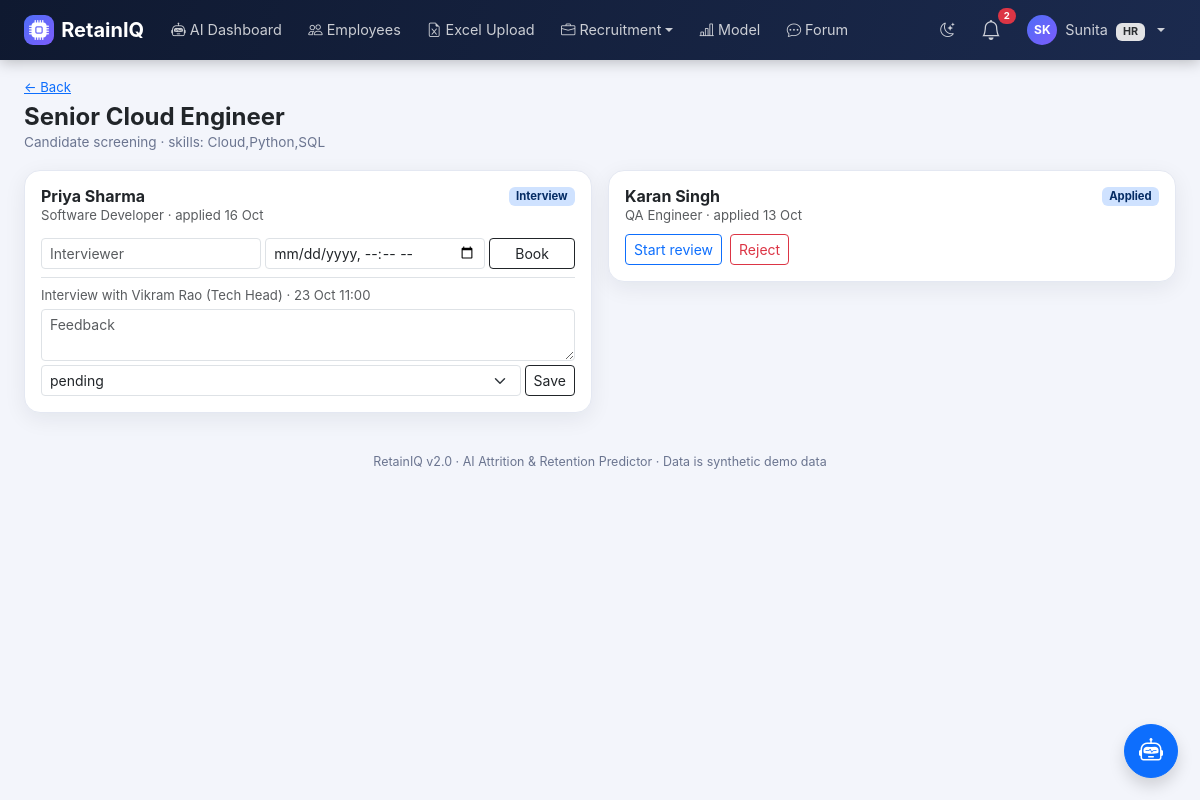
The page /recruitment/opportunities/1/candidates (signed in) on the database its author committed.
### models.py (models this page shows, shortened)
class User(db.Model, UserMixin):
    id = db.Column(db.Integer, primary_key=True)
    name = db.Column(db.String(120), nullable=False)
    email = db.Column(db.String(120), unique=True, nullable=False, index=True)
    password_hash = db.Column(db.String(255), nullable=False)
    role = db.Column(db.String(20), nullable=False)
    department_id = db.Column(db.Integer, db.ForeignKey("department.id"))
    manager_id = db.Column(db.Integer, db.ForeignKey("user.id"), nullable=True)
    is_active_flag = db.Column(db.Boolean, default=True)
    created_at = db.Column(db.DateTime, default=utcnow)
    last_login_at = db.Column(db.DateTime)
    failed_login_count = db.Column(db.Integer, default=0)
    locked_until = db.Column(db.DateTime)
    must_change_password = db.Column(db.Boolean, default=False)
    department = db.relationship("Department", backref="users")
    manager = db.relationship("User", remote_side=[id], backref="direct_reports")
    employee_profile = db.relationship("Employee", backref="user", uselist=False)
    @property
    def is_active(self):
        return bool(self.is_active_flag)
    @property
    def role_label(self):
        return ROLE_LABELS.get(self.role, self.role.replace("_", " ").title())
    @property
    def initials(self):
        parts = (self.name or "?").split()
        return (parts[0][0] + (parts[-1][0] if len(parts) > 1 else "")).upper()

class Opportunity(db.Model):
    id = db.Column(db.Integer, primary_key=True)
    title = db.Column(db.String(150))
    description = db.Column(db.Text)
    department_id = db.Column(db.Integer, db.ForeignKey("department.id"))
    required_skills = db.Column(db.String(255))
    posted_by = db.Column(db.Integer, db.ForeignKey("user.id"))
    is_internal = db.Column(db.Boolean, default=True)
    status = db.Column(db.String(20), default="open")
    created_at = db.Column(db.DateTime, default=utcnow)
    department = db.relationship("Department")

class Application(db.Model):
    id = db.Column(db.Integer, primary_key=True)
    opportunity_id = db.Column(db.Integer, db.ForeignKey("opportunity.id"))
    applicant_id = db.Column(db.Integer, db.ForeignKey("user.id"))
    status = db.Column(db.String(30), default="submitted")
    applied_at = db.Column(db.DateTime, default=utcnow)
    opportunity = db.relationship("Opportunity", backref="applications")
    applicant = db.relationship("User")
    @property
    def status_label(self):
        return APPLICATION_LABELS.get(self.status, self.status.title())

class Employee(db.Model):
    id = db.Column(db.Integer, primary_key=True)
    user_id = db.Column(db.Integer, db.ForeignKey("user.id"), unique=True)
    employee_code = db.Column(db.String(20), unique=True)
    job_role = db.Column(db.String(120))
    department_id = db.Column(db.Integer, db.ForeignKey("department.id"))
    age = db.Column(db.Integer)
    monthly_salary = db.Column(db.Float)
    years_at_company = db.Column(db.Float)
    job_satisfaction = db.Column(db.Integer)       # 1-4
    work_life_balance = db.Column(db.Integer)      # 1-4
    overtime = db.Column(db.Boolean, default=False)
    performance_rating = db.Column(db.Integer)     # 1-5
    years_since_promotion = db.Column(db.Float)
    training_times_last_year = db.Column(db.Integer)
    distance_from_home = db.Column(db.Float)
    num_companies_worked = db.Column(db.Integer)
    salary_hike_percent = db.Column(db.Float)
    skills = db.Column(db.String(255), default="")  # "Python:advanced,SQL:basic"
    department = db.relationship("Department")

class Interview(db.Model):
    id = db.Column(db.Integer, primary_key=True)
    application_id = db.Column(db.Integer, db.ForeignKey("application.id"))
    scheduled_at = db.Column(db.DateTime)
    interviewer = db.Column(db.String(120))
    feedback = db.Column(db.Text)
    result = db.Column(db.String(20), default="pending")
    application = db.relationship("Application", backref="interviews")

### routes/recruiter.py (the view)
@bp.route("/opportunities/<int:opp_id>/candidates")
def candidates(opp_id):
    opp = db.get_or_404(Opportunity, opp_id)
    apps = Application.query.filter_by(opportunity_id=opp_id).order_by(Application.applied_at.desc()).all()
    return render_template("recruiter/candidates.html", opp=opp, apps=apps)

### routes/recruiter.py (called while the page is built)
@bp.before_request
@login_required
@roles_required("recruiter", "hr", "super_admin")
def guard():
    pass

### security.py (called while the page is built)
def csrf_token():
    if "_csrf" not in session:
        session["_csrf"] = secrets.token_urlsafe(32)
    return session["_csrf"]

def csrf_input():
    return Markup(f'<input type="hidden" name="csrf_token" value="{csrf_token()}">')

def has_permission(user, perm):
    from models import RolePermission
    if not getattr(user, "is_authenticated", False):
        return False
    if user.role == "super_admin":
        return True
    cache = g.setdefault("_perm_cache", {})
    if user.role not in cache:
        cache[user.role] = {rp.permission for rp in RolePermission.query.filter_by(role=user.role)}
    return perm in cache[user.role]

def can(perm):
    return has_permission(current_user, perm)

### utils.py (called while the page is built)
def roles_required(*roles):
    def decorator(fn):
        @wraps(fn)
        def wrapper(*args, **kwargs):
            if not current_user.is_authenticated:
                abort(401)
            if current_user.role not in roles:
                abort(403)
            return fn(*args, **kwargs)
        return wrapper
    return decorator

### templates/recruiter/candidates.html (shortened to what this page needs)
{% extends "base.html" %}
{% block content %}
<a href="{{ url_for('recruiter.dashboard') }}" class="small">← Back</a>
<div class="page-head mt-1"><div><h4>{{ opp.title }}</h4><div class="sub">Candidate screening · skills: {{ opp.required_skills }}</div></div></div>
<div class="row g-3">{% for a in apps %}<div class="col-lg-6"><div class="card-soft p-3">
  <div class="d-flex justify-content-between"><div><h6 class="fw-bold mb-0">{{ a.applicant.name }}</h6><div class="small text-muted">{{ a.applicant.employee_profile.job_role if a.applicant.employee_profile }} · applied {{ a.applied_at.strftime('%d %b') }}</div></div><span class="badge bg-primary-subtle text-primary-emphasis align-self-start">{{ a.status_label }}</span></div>
  {% if can('review_applications') and a.status in ('submitted','under_review','shortlisted') %}
  <form method="POST" action="{{ url_for('recruiter.review', app_id=a.id) }}" class="d-flex gap-2 mt-2">{{ csrf_input() }}
    {% if a.status == 'submitted' %}<button name="status" value="under_review" class="btn btn-sm btn-outline-primary">Start review</button>{% endif %}
    <button name="status" value="rejected" class="btn btn-sm btn-outline-danger">Reject</button></form>{% endif %}
  {% if can('schedule_interviews') and a.status in ('shortlisted','interview') %}
  <form method="POST" action="{{ url_for('recruiter.schedule_interview', app_id=a.id) }}" class="row g-1 mt-2">{{ csrf_input() }}<div class="col-5"><input name="interviewer" class="form-control form-control-sm" placeholder="Interviewer" required></div><div class="col-5"><input type="datetime-local" name="scheduled_at" class="form-control form-control-sm" required></div><div class="col-2"><button class="btn btn-sm btn-outline-dark w-100">Book</button></div></form>{% endif %}
  {% for iv in a.interviews %}<form method="POST" action="{{ url_for('recruiter.interview_feedback', iv_id=iv.id) }}" class="border-top pt-2 mt-2">{{ csrf_input() }}
    <div class="small text-muted mb-1">Interview with {{ iv.interviewer }} · {{ iv.scheduled_at.strftime('%d %b %H:%M') if iv.scheduled_at }}</div>
    <textarea name="feedback" rows="2" class="form-control form-control-sm mb-1" placeholder="Feedback">{{ iv.feedback or '' }}</textarea>
    {% if can('schedule_interviews') %}<div class="d-flex gap-1"><select name="result" class="form-select form-select-sm">{% for r in ['pending','pass','fail'] %}<option {{ 'selected' if iv.result==r }}>{{ r }}</option>{% endfor %}</select><button class="btn btn-sm btn-outline-dark">Save</button></div>{% endif %}</form>{% endfor %}
</div></div>{% else %}<p class="text-muted">No candidates yet.</p>{% endfor %}</div>
{% endblock %}

### templates/base.html (shortened to what this page needs)
<!DOCTYPE html>
<html lang="en" data-bs-theme="light">
<head>
<link href="{{ url_for('static', filename='vendor/bootstrap/bootstrap.min.css') }}" rel="stylesheet">
<link href="{{ url_for('static', filename='vendor/bootstrap-icons/bootstrap-icons.min.css') }}" rel="stylesheet">
<link href="{{ url_for('static', filename='css/style.css') }}" rel="stylesheet">
</head>
<body>
{% if current_user.is_authenticated %}
<nav class="navbar navbar-expand-xl navbar-dark app-navbar sticky-top">
  <div class="container-fluid px-lg-4">
    <a class="navbar-brand fw-bold d-flex align-items-center" href="{{ url_for('auth.dashboard') }}">
      <span class="brand-mark"><i class="bi bi-cpu-fill"></i></span>RetainIQ
    </a>
    <div class="collapse navbar-collapse" id="navMain">
      <ul class="navbar-nav me-auto gap-xl-1">
        {% for it in nav_items %}
          {% if it.children %}
          <li class="nav-item dropdown">
            <a class="nav-link dropdown-toggle" href="#" role="button" data-bs-toggle="dropdown"><i class="bi bi-{{ it.icon }}"></i> {{ it.label }}</a>
          </li>
          {% else %}
          <li class="nav-item"><a class="nav-link {{ 'active' if request.endpoint == it.endpoint }}" href="{{ url_for(it.endpoint) }}"><i class="bi bi-{{ it.icon }}"></i> {{ it.label }}</a></li>
          {% endif %}
        {% endfor %}
      </ul>
      <ul class="navbar-nav align-items-xl-center gap-1">
        <li class="nav-item"><a class="nav-link" href="#" onclick="toggleTheme();return false;" title="Toggle dark mode"><i id="themeIcon" class="bi bi-moon-stars"></i></a></li>
        <li class="nav-item dropdown">
          <a class="nav-link position-relative" href="#" role="button" data-bs-toggle="dropdown" aria-label="Notifications">
            <i class="bi bi-bell fs-5"></i>
            {% if nav_unread_count %}<span class="badge rounded-pill bg-danger notif-badge">{{ nav_unread_count }}</span>{% endif %}
          </a>
        </li>
        <li class="nav-item dropdown">
          <a class="nav-link dropdown-toggle d-flex align-items-center gap-2" href="#" role="button" data-bs-toggle="dropdown">
            <span class="avatar">{{ current_user.initials }}</span>
            <span class="d-xl-inline">{{ current_user.name.split()[0] }} <span class="badge bg-secondary-subtle text-secondary-emphasis ms-1">{{ current_user.role_label }}</span></span>
          </a>
        </li>
      </ul>
    </div>
  </div>
</nav>
{% endif %}
<main class="container-fluid px-lg-4 py-3">
  {% block content %}{% endblock %}
</main>
<footer class="app-foot">RetainIQ v2.0 · AI Attrition &amp; Retention Predictor · Data is synthetic demo data</footer>
{% if current_user.is_authenticated and can_assistant and request.endpoint != 'hr.dashboard' %}
<button class="btn btn-primary rounded-circle shadow position-fixed" style="right:22px;bottom:22px;width:54px;height:54px;z-index:1040" data-bs-toggle="offcanvas" data-bs-target="#assistantPanel" aria-label="Open AI assistant"><i class="bi bi-robot fs-4"></i></button>
{% endif %}
</body>
</html>

### static/css/style.css (style rules this page uses)
:root { --brand:#4f6ef7; --brand-2:#7c5cfc; --navy:#0f1930; --navy-2:#1b2a4e; --risk-high:#e5484d; --risk-medium:#f5a524; --risk-low:#30a46c; --surface:#ffffff; --soft:#f3f5fb; --line:#e4e8f2; --muted:#6b7590; --shadow:0 6px 22px rgba(15,25,48,.07); }
body { background:var(--soft);font-family:"Inter","Segoe UI",system-ui,-apple-system,Roboto,sans-serif;font-size:.94rem }
.app-navbar { background:linear-gradient(110deg,var(--navy),var(--navy-2));box-shadow:0 2px 14px rgba(0,0,0,.25) }
.app-navbar .nav-link { white-space:nowrap;color:rgba(255,255,255,.78)!important;border-radius:8px;padding:.45rem .7rem!important;font-size:.9rem }
.brand-mark { display:inline-flex;width:30px;height:30px;border-radius:9px;align-items:center;justify-content:center; background:linear-gradient(135deg,var(--brand),var(--brand-2));color:#fff;margin-right:.45rem }
.avatar { width:30px;height:30px;border-radius:50%;background:linear-gradient(135deg,var(--brand),var(--brand-2)); color:#fff;display:inline-flex;align-items:center;justify-content:center;font-size:.75rem;font-weight:700 }
.notif-badge { position:absolute;top:0;right:-4px;font-size:.6rem }
.card-soft,.kpi-card,.risk-card { background:var(--surface);border:1px solid var(--line);border-radius:16px;box-shadow:var(--shadow) }
.page-head { display:flex;flex-wrap:wrap;align-items:center;justify-content:space-between;gap:.75rem;margin-bottom:1.1rem }
.page-head h4 { margin:0;font-weight:750 }
.page-head .sub { color:var(--muted);font-size:.85rem }
footer.app-foot { color:var(--muted);font-size:.78rem;text-align:center;padding:1.5rem 0 1rem }

### rows shown on the page
User: is_active_flag True (drawn), initials "SK", name "Sunita", role_label "HR"
Opportunity: title "Senior Cloud Engineer", required_skills "Cloud,Python,SQL"
Application: applicant.name "Priya Sharma", applicant.employee_profile "Software Developer", applied_at "16 Oct", status_label "Interview"
Interview: interviewer "Vikram Rao (Tech Head)", scheduled_at "23 Oct 11:00"
Application: applicant.name "Karan Singh", applicant.employee_profile "QA Engineer", applied_at "13 Oct", status_label "Applied", shows "Start review"

### other values the page prints
{{ it.label }} "AI Dashboard" "Employees" "Excel Upload" "Model" "Forum"
{{ it.label }} "Recruitment"
{{ nav_unread_count }} "2"
form field result "pending"
